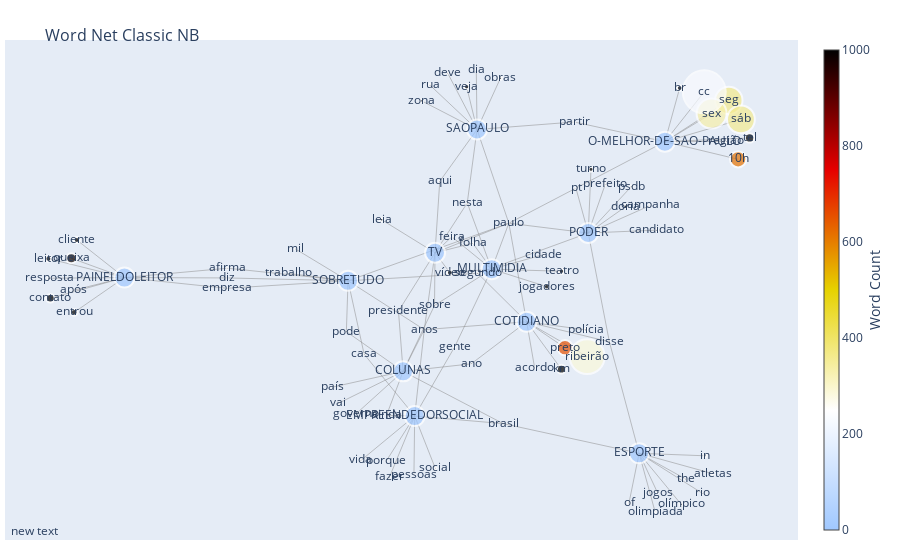

Source (notebook cell):
### Code cell
fig = go.Figure(data=[edge_trace, node_trace],
             layout=go.Layout(
                title='<br>Word Net Classic NB',
                titlefont_size=16,
                showlegend=False,
                hovermode='closest',
                margin=dict(b=20,l=5,r=5,t=40),
                annotations=[ dict(
                    showarrow=False,
                    xref="paper", yref="paper",
                    x=0.005, y=-0.002 ) ],
                xaxis=dict(showgrid=False, zeroline=False, showticklabels=False),
                yaxis=dict(showgrid=False, zeroline=False, showticklabels=False))
                )
fig.show()

### Figure 1 — Plotly figure (JSON) as saved in the notebook; plotly's stock layout.template omitted (floating-point values rounded to 4 significant figures; data arrays with more than 128 entries replaced by an {"elided": "..."} marker saying what was removed)
{"data": [{"hoverinfo": "none", "line": {"color": "#888", "width": 0.5}, "mode": "lines", "type": "scatter", "x": {"elided": "330 float values"}, "y": {"elided": "330 float values"}}, {"hoverinfo": "text", "marker": {"cmax": 1000, "cmin": 0, "color": [1, 1, 1, 1, 1, 1, 1, 1, 1, 1, 1, 6864, 17625, 2779, 1769, 18429, 1167, 5141, 364, 12619, 333, 7122, 614, 18287, 1134, 6945, 4998, 3294, 1882, 6767, 7425, 3569, 1684, 6810, 1708, 8267, 988, 1908, 3881, 13963, 9955, 25152, 4835, 17319, 3845, 6362, 20794, 9810, 1807, 1975, 655, 10442, 8478, 21957, 16497, 3101, 12782, 16232, 4194, 3771, 12074, 3767, 4713, 233, 3382, 359, 7352, 1460, 21958, 2452, 1655, 3408, 18271, 9723, 17987, 25174, 286, 3123, 8036, 6950, 1070, 17233, 3017, 3459, 9973, 3099, 9148], "colorbar": {"thickness": 15, "title": {"side": "right", "text": "Word Count"}, "xanchor": "left"}, "colorscale": [[0, "rgb(0,0,0)"], [0.25, "rgb(230,0,0)"], [0.5, "rgb(230,210,0)"], [0.75, "rgb(255,255,255)"], [1, "rgb(160,200,255)"]], "line": {"width": 2}, "reversescale": true, "showscale": true, "size": [20, 20, 20, 20, 20, 20, 20, 20, 20, 20, 20, 1.457, 0.5674, 3.598, 5.653, 0.5426, 8.569, 1.945, 27.47, 0.7925, 30.03, 1.404, 16.29, 0.5468, 8.818, 1.44, 2.001, 3.036, 5.313, 1.478, 1.347, 2.802, 5.938, 1.468, 5.855, 1.21, 10.12, 5.241, 2.577, 0.7162, 1.005, 0.3976, 2.068, 0.5774, 2.601, 1.572, 0.4809, 1.019, 5.534, 5.063, 15.27, 0.9577, 1.18, 0.4554, 0.6062, 3.225, 0.7824, 0.6161, 2.384, 2.652, 0.8282, 2.655, 2.122, 42.92, 2.957, 27.86, 1.36, 6.849, 0.4554, 4.078, 6.042, 2.934, 0.5473, 1.028, 0.556, 0.3972, 34.97, 3.202, 1.244, 1.439, 9.346, 0.5803, 3.315, 2.891, 1.003, 3.227, 1.093]}, "mode": "markers+text", "text": ["COLUNAS", "COTIDIANO", "EMPREENDEDORSOCIAL", "ESPORTE", "MULTIMIDIA", "O-MELHOR-DE-SAO-PAULO", "PAINELDOLEITOR", "PODER", "SAOPAULO", "SOBRETUDO", "TV", "após", "diz", "leia", "br", "paulo", "contato", "acordo", "seg", "fazer", "sex", "trabalho", "10h", "governo", "km", "gente", "olimpíada", "polícia", "teatro", "afirma", "empresa", "of", "leitor", "folha", "vídeo", "aqui", "queixa", "veja", "prefeito", "dia", "nesta", "brasil", "partir", "rio", "região", "pt", "ano", "vida", "jogadores", "turno", "preto", "disse", "deve", "sobre", "vai", "resposta", "porque", "segundo", "social", "rua", "pessoas", "atletas", "campanha", "cc", "in", "sáb", "jogos", "entrou", "ainda", "doria", "cliente", "psdb", "presidente", "casa", "país", "anos", "ribeirão", "olímpico", "cidade", "feira", "tel", "pode", "obras", "candidato", "the", "zona", "mil"], "type": "scatter", "x": [-0.1662, 0.1241, -0.139, 0.3884, 0.04191, 0.449, -0.8212, 0.2689, 0.00748, -0.2956, -0.09123, -0.9407, -0.5795, -0.2169, 0.4838, 0.08226, -0.9953, 0.1429, 0.5992, -0.1984, 0.5588, -0.4367, 0.6211, -0.2767, 0.2056, -0.04501, 0.4261, 0.2638, 0.206, -0.5787, -0.5802, 0.3647, -1, -0.002447, -0.05645, -0.08005, -0.946, -0.01695, 0.3087, 0.005777, -0.01547, 0.06919, 0.2361, 0.5369, 0.5937, 0.2402, -0.006019, -0.2653, 0.1713, 0.2753, 0.2142, 0.3185, -0.06136, -0.09239, -0.3181, -0.9983, -0.2061, 0.009016, -0.0904, -0.103, -0.1408, 0.5613, 0.415, 0.5415, 0.544, 0.6278, 0.4318, -0.9392, -0.2053, 0.3572, -0.9331, 0.3698, -0.1772, -0.2579, -0.333, -0.1165, 0.2664, 0.4874, 0.1633, -0.05186, 0.6482, -0.2996, 0.06249, 0.4293, 0.4976, -0.1227, -0.4189], "y": [-0.2739, -0.1166, -0.4156, -0.5337, 0.05033, 0.4548, 0.02375, 0.1651, 0.4936, 0.01346, 0.1024, -0.01645, 0.0225, 0.2073, 0.625, 0.1962, -0.04187, -0.2625, 0.5858, -0.6098, 0.5441, 0.03693, 0.3989, -0.4084, -0.2668, -0.196, -0.72, -0.1423, 0.04367, 0.05337, -0.01031, -0.6912, 0.0837, 0.1325, 0.03953, 0.3291, 0.08503, 0.6292, 0.3191, 0.6832, 0.2605, -0.4397, 0.5173, -0.6606, 0.4558, 0.3063, -0.2499, -0.5564, -0.005053, 0.3676, -0.1989, -0.1801, 0.6721, -0.0647, -0.375, 0.02156, -0.5589, 0.03711, -0.5819, 0.634, -0.6015, -0.5983, 0.2526, 0.613, -0.5417, 0.5254, -0.6589, -0.08658, -0.4135, 0.2492, 0.1429, 0.312, -0.08288, -0.2194, -0.3241, -0.1416, -0.2271, -0.6958, 0.09637, 0.1534, 0.4667, -0.1478, 0.6562, 0.1741, -0.6153, 0.5843, 0.1141]}], "layout": {"annotations": [{"showarrow": false, "x": 0.005, "xref": "paper", "y": -0.002, "yref": "paper"}], "hovermode": "closest", "margin": {"b": 20, "l": 5, "r": 5, "t": 40}, "showlegend": false, "title": {"font": {"size": 16}, "text": "<br>Word Net Classic NB"}, "xaxis": {"showgrid": false, "showticklabels": false, "zeroline": false}, "yaxis": {"showgrid": false, "showticklabels": false, "zeroline": false}}}
